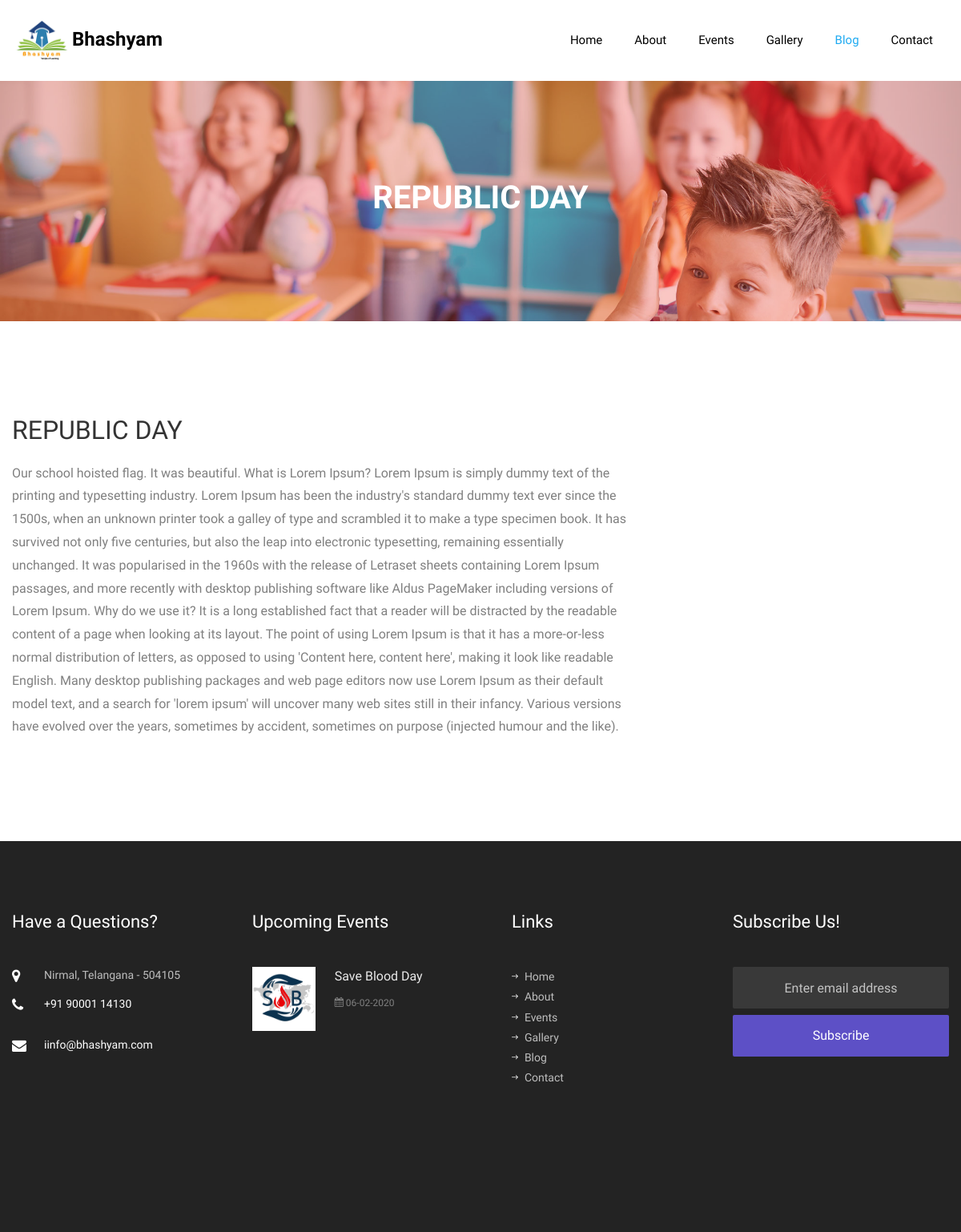
The app's page /blog/Republic Day with its own data.
### school/models.py (models this page shows)
class blogs(models.Model):
    details=models.TextField(max_length=100000)
    title=models.CharField(max_length=264)
    image=models.ImageField(upload_to=rename_blog)
    class Meta:
        verbose_name_plural = "Blogs"

class contact_us(models.Model):
    address=models.TextField(max_length=100000)
    mobile_number=models.CharField(max_length=264)
    email=models.CharField(max_length=264)
    class Meta:
        verbose_name_plural = "Contact_Us"

class events(models.Model):
    name=models.CharField(max_length=264)
    details=models.TextField()
    date=models.DateField()
    image=models.ImageField(upload_to=rename_event)
    class Meta:
        verbose_name_plural = "Events"

### school/views.py (the view)
# urls.py: path('blog/<title>',views.single_blog),
def single_blog(request,title):
    title=title.replace('_',' ')
    obj=events.objects.filter(date__gte=datetime.datetime.now()).order_by('date')
    eves=[]
    ct=0
    for i in obj:
        a=[]
        a.append(i.name)
        x=str(i.date)
        x=x.split('-')
        x=x[2]+'-'+x[1]+'-'+x[0]
        a.append(x)
        img="/media/"+str(i.image)
        a.append(img)
        x=i.name
        x=x.replace(' ','_')
        x="/events/"+x
        a.append(x)
        eves.append(a)
        ct+=1
        if ct==2:
            break
    obj=blogs.objects.get(title=title)
    data=[obj.title.upper(),obj.details]
    con=[]
    obj=contact_us.objects.all()
    ctt=0
    for i in obj:
        con.append(i.address)
        con.append(i.mobile_number)
        con.append(i.email)
        break
    return render(request,"single_blog.html",context={'data':data,'no_of_events':ct,'events':eves,'contact':con})

### Templates/single_blog.html (shortened to what this page needs)
{% load static %}
<!DOCTYPE html>
<html lang="en">
  <head>
    <link rel="stylesheet" href="{% static 'css/open-iconic-bootstrap.min.css' %}">
    <link rel="stylesheet" href="{% static 'css/animate.css' %}">
    <link rel="stylesheet" href="{% static 'css/owl.carousel.min.css' %}">
    <link rel="stylesheet" href="{% static 'css/owl.theme.default.min.css' %}">
    <link rel="stylesheet" href="{% static 'css/magnific-popup.css' %}">
    <link rel="stylesheet" href="{% static 'css/aos.css' %}">
    <link rel="stylesheet" href="{% static 'css/ionicons.min.css' %}">
    <link rel="stylesheet" href="{% static 'css/flaticon.css' %}">
    <link rel="stylesheet" href="{% static 'css/icomoon.css' %}">
    <link rel="stylesheet" href="{% static 'css/style.css' %}">
  </head>
  <body>
    <nav class="navbar navbar-expand-lg navbar-dark bg-dark ftco_navbar ftco-navbar-light" id="ftco-navbar">
	    <div class="container d-flex align-items-center">
	    	<a class="navbar-brand" href="">  <img src="{% static 'images/logo.jpeg' %}" width="75">Bhashyam</a>
	      <div class="collapse navbar-collapse" id="ftco-nav">
	        <ul class="navbar-nav ml-auto">
            <li class="nav-item"><a href="/" class="nav-link">Home</a></li>
	        	<li class="nav-item"><a href="/about" class="nav-link">About</a></li>
	        	<li class="nav-item"><a href="/events" class="nav-link">Events</a></li>
	        	<li class="nav-item"><a href="/gallery" class="nav-link">Gallery</a></li>
	        	<li class="nav-item active"><a href="/blog" class="nav-link">Blog</a></li>
	          <li class="nav-item"><a href="/contact" class="nav-link">Contact</a></li>
	        </ul>
	      </div>
	    </div>
	  </nav>
    <section class="hero-wrap hero-wrap-2" style="background-image: url({% static 'images/bg_2.jpg' %});">
      <div class="overlay"></div>
      <div class="container">
        <div class="row no-gutters slider-text align-items-center justify-content-center">
          <div class="col-md-9 ftco-animate text-center">
            <h1 class="mb-2 bread">{{data.0}}</h1>
          </div>
        </div>
      </div>
    </section>
		<section class="ftco-section">
			<div class="container">
				<div class="row">
          <div class="col-lg-8 ftco-animate">
            <h2 class="mb-3">{{data.0}}</h2>
            <p>{{data.1}}</p>
            </div></div></div>
		</section>
    <footer class="ftco-footer ftco-bg-dark ftco-section">
      <div class="container">
        <div class="row mb-5">
          <div class="col-md-6 col-lg-3">
            <div class="ftco-footer-widget mb-5">
            	<h2 class="ftco-heading-2">Have a Questions?</h2>
            	<div class="block-23 mb-3">
	              <ul>
                  <li><span class="icon icon-map-marker"></span><span class="text">{{contact.0}}</span></li>
                 <li><a href="tel:{{contact.1}}"><span class="icon icon-phone"></span><span class="text">{{contact.1}}</span></a></li>
                 <li><a href="mailto:{{contact.2}}"><span class="icon icon-envelope"></span><span class="text">i{{contact.2}}</span></a></li>
	              </ul>
	            </div>
            </div>
          </div>
          <div class="col-md-6 col-lg-3">
            <div class="ftco-footer-widget mb-5">
              <h2 class="ftco-heading-2">Upcoming Events</h2>
              {% for i in events %}
              <div class="block-21 mb-5 d-flex">
                <a href="{{i.3}}" class="blog-img mr-4" style="background-image: url({{i.2}});"></a>
                <div class="text">
                  <h3 class="heading"><a href="{{i.3}}">{{i.0}}</a></h3>
                  <div class="meta">
                    <div><a href="{{i.3}}"><span class="icon-calendar"></span>&nbsp;{{i.1}}</a></div>
                  </div>
                </div>
              </div>
              {% endfor %}
            </div>
          </div>
          <div class="col-md-6 col-lg-3">
            <div class="ftco-footer-widget mb-5 ml-md-4">
              <h2 class="ftco-heading-2">Links</h2>
              <ul class="list-unstyled">
                <li><a href="/"><span class="ion-ios-arrow-round-forward mr-2"></span>Home</a></li>
                <li><a href="/about"><span class="ion-ios-arrow-round-forward mr-2"></span>About</a></li>
                <li><a href="/events"><span class="ion-ios-arrow-round-forward mr-2"></span>Events</a></li>
                <li><a href="/gallery"><span class="ion-ios-arrow-round-forward mr-2"></span>Gallery</a></li>
                <li><a href="/blog"><span class="ion-ios-arrow-round-forward mr-2"></span>Blog</a></li>
                <li><a href="/contact"><span class="ion-ios-arrow-round-forward mr-2"></span>Contact</a></li>
              </ul>
            </div>
          </div>
          <div class="col-md-6 col-lg-3">
            <div class="ftco-footer-widget mb-5">
            	<h2 class="ftco-heading-2">Subscribe Us!</h2>
              <form action="#" class="subscribe-form">
                <div class="form-group">
                  <input type="text" class="form-control mb-2 text-center" placeholder="Enter email address">
                  <input type="submit" value="Subscribe" class="form-control submit px-3">
                </div>
              </form>
            </div>
          </div>
        </div>
      </div>
    </footer>
  </body>
</html>

### static/css/icomoon.css (style rules this page uses)
[class^="icon-"], [class*=" icon-"] { font-family: 'icomoon' !important; speak: none; font-style: normal; font-weight: normal; font-variant: normal; text-transform: none; line-height: 1; -webkit-font-smoothing: antialiased; -moz-osx-font-smoothing: grayscale; }
.icon-map-marker:before { content: "\f041"; }
.icon-calendar:before { content: "\f073"; }
.icon-phone:before { content: "\f095"; }
.icon-envelope:before { content: "\f0e0"; }

### records on screen
blogs: title "REPUBLIC DAY", details "Our school hoisted flag. It was beautiful. What is Lorem Ipsum? Lorem Ipsum is simply dummy text of the printing and typesetting industry. Lorem Ipsum has been the industry's standard dummy text ever since the 1500s, when an unknown printer took a galley of type and scrambled it to make a type specimen book. It has survived not only five centuries, but also the leap into electronic typesetting, remaining essentially unchanged. It was popularised in the 1960s with the release of Letraset sheets containing Lorem Ipsum passages, and more recently with desktop publishing software like Aldus PageMaker including versions of Lorem Ipsum. Why do we use it? It is a long established fact that a…"
contact_us: address "Nirmal, Telangana - 504105", mobile_number "+91 90001 14130", email "info@bhashyam.com"
events: name "Save Blood Day"

### other values on screen
{{ i.1 }} "06-02-2020"
